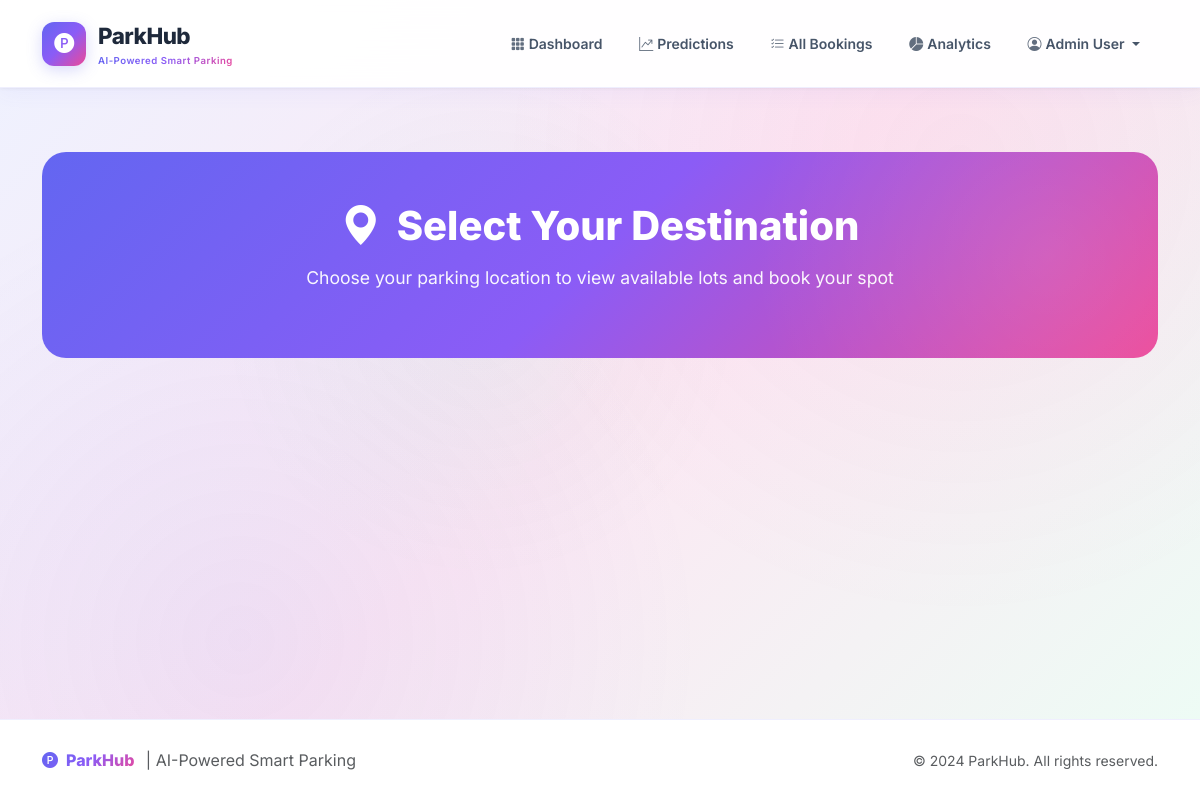
The page /locations (signed in) on the database as committed earlier.
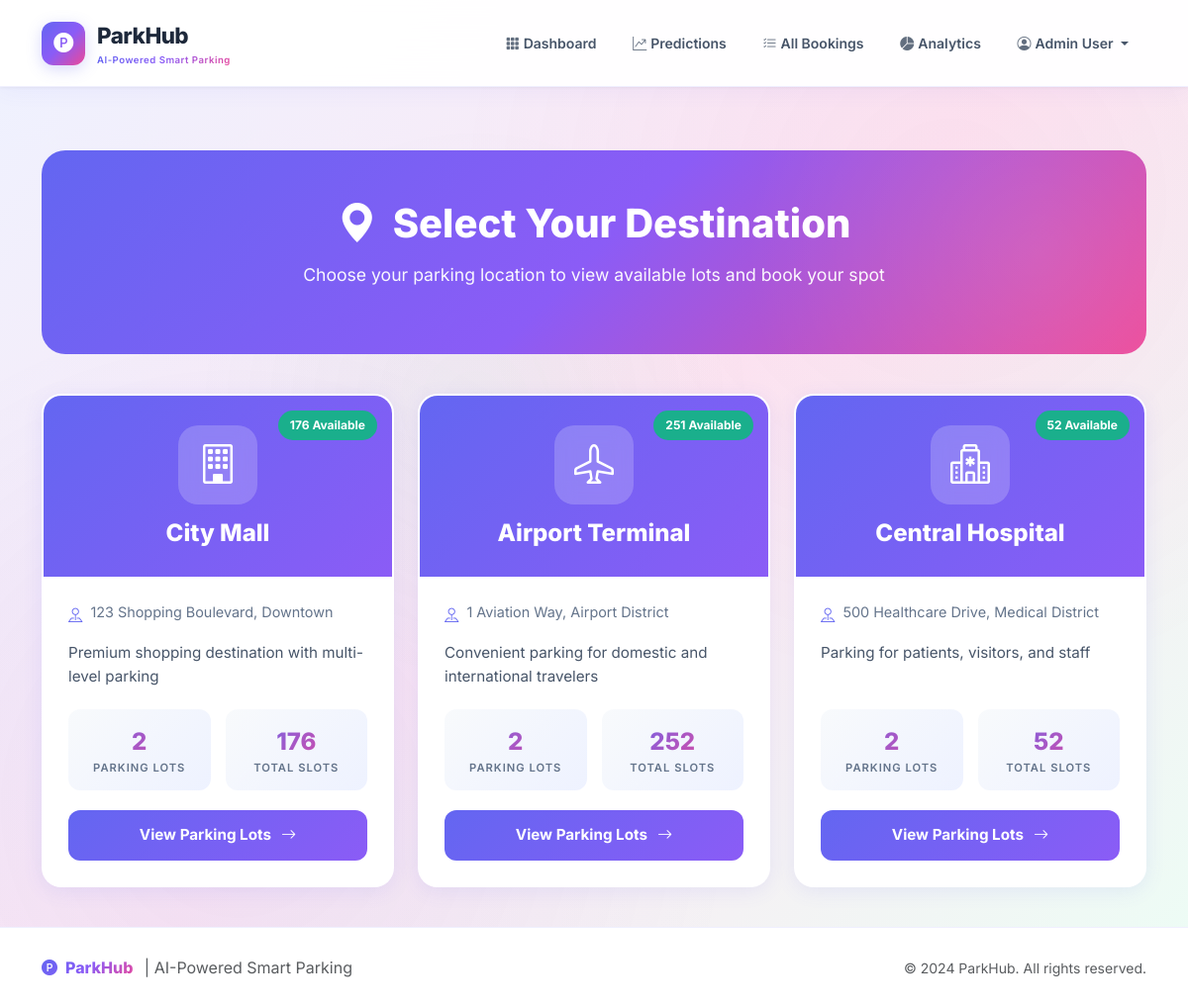
The same page on the database as committed later.
### database/models.py (models this page shows, shortened)
class User(UserMixin, db.Model):
    __tablename__ = 'users'
    id = db.Column(db.Integer, primary_key=True)
    email = db.Column(db.String(120), unique=True, nullable=False, index=True)
    name = db.Column(db.String(100), nullable=False)
    password_hash = db.Column(db.String(256), nullable=False)
    is_admin = db.Column(db.Boolean, default=False)
    booking_count = db.Column(db.Integer, default=0)
    created_at = db.Column(db.DateTime, default=datetime.utcnow)
    bookings = db.relationship('Booking', backref='user', lazy='dynamic')

class Location(db.Model):
    __tablename__ = 'locations'
    id = db.Column(db.Integer, primary_key=True)
    name = db.Column(db.String(100), nullable=False)
    address = db.Column(db.String(255))
    description = db.Column(db.Text)
    image_url = db.Column(db.String(255))
    icon = db.Column(db.String(50), default='bi-geo-alt')
    created_at = db.Column(db.DateTime, default=datetime.utcnow)
    parking_lots = db.relationship('ParkingLot', backref='location', lazy='dynamic', cascade='all, delete-orphan')

### app.py (the view)
@app.route('/locations')
@login_required
def locations():
    all_locations = Location.query.all()
    locations_data = []
    for loc in all_locations:
        total_slots = 0
        available_slots = 0
        for lot in loc.parking_lots:
            total_slots += lot.get_total_slots()
            available_slots += lot.get_available_slots()
        locations_data.append({
            'id': loc.id,
            'name': loc.name,
            'address': loc.address,
            'description': loc.description,
            'icon': loc.icon,
            'total_slots': total_slots,
            'available_slots': available_slots,
            'lot_count': loc.parking_lots.count()
        })
    return render_template('locations.html', locations=locations_data)

### app.py (called while the page is built)
@login_manager.user_loader
def load_user(user_id):
    return User.query.get(int(user_id))

### database/models.py (called while the page is built)
    def get_total_slots(self):
        return sum(level.slots.count() for level in self.levels)

    def get_available_slots(self):
        from datetime import datetime
        now = datetime.now()
        total = 0
        for level in self.levels:
            for slot in level.slots:
                active = Booking.query.filter(
                    Booking.slot_id == slot.id,
                    Booking.cancelled == False,
                    Booking.start_time <= now,
                    Booking.end_time > now
                ).first()
                if not active:
                    total += 1
        return total

### templates/locations.html (shortened to what this page needs)
{% extends "base.html" %}
{% block content %}
<div class="locations-hero">
    <div class="hero-content text-center">
        <h1 class="hero-title">
            <i class="bi bi-geo-alt-fill me-3"></i>Select Your Destination
        </h1>
        <p class="hero-subtitle mx-auto">
            Choose your parking location to view available lots and book your spot
        </p>
    </div>
</div>
<div class="row g-4">
    {% for loc in locations %}
    <div class="col-md-6 col-lg-4">
        <div class="location-card">
            <div class="location-card-header">
                {% set availability_pct = (loc.available_slots / loc.total_slots * 100) if loc.total_slots > 0 else 0 %}
                <span
                    class="availability-badge {% if availability_pct < 20 %}low{% elif availability_pct == 0 %}full{% endif %}">
                    {{ loc.available_slots }} Available
                </span>
                <div class="location-icon">
                    <i class="bi {{ loc.icon }}"></i>
                </div>
                <h3 class="location-name">{{ loc.name }}</h3>
            </div>
            <div class="location-card-body">
                <div class="location-address">
                    <i class="bi bi-pin-map"></i>
                    {{ loc.address }}
                </div>
                <p class="location-description">
                    {{ loc.description }}
                </p>
                <div class="location-stats">
                    <div class="stat-box">
                        <div class="stat-value">{{ loc.lot_count }}</div>
                        <div class="stat-label">Parking Lots</div>
                    </div>
                    <div class="stat-box">
                        <div class="stat-value">{{ loc.total_slots }}</div>
                        <div class="stat-label">Total Slots</div>
                    </div>
                </div>
                <div class="location-action">
                    <a href="{{ url_for('parking_lots', location_id=loc.id) }}" class="btn btn-select-location">
                        <span>View Parking Lots</span>
                        <i class="bi bi-arrow-right"></i>
                    </a>
                </div>
            </div>
        </div>
    </div>
    {% endfor %}
</div>
{% endblock %}

### templates/base.html (shortened to what this page needs)
<!DOCTYPE html>
<html lang="en">
<head>
    <link href="https://cdn.jsdelivr.net/npm/bootstrap@5.3.2/dist/css/bootstrap.min.css" rel="stylesheet">
    <link href="https://cdn.jsdelivr.net/npm/bootstrap-icons@1.11.1/font/bootstrap-icons.css" rel="stylesheet">
</head>
<body class="d-flex flex-column">
    <nav class="navbar navbar-expand-lg">
        <div class="container">
            <a class="navbar-brand" href="{{ url_for('dashboard') }}">
                <span class="brand-icon">
                    <i class="bi bi-p-circle-fill"></i>
                </span>
                <div>
                    ParkHub
                    <span class="brand-tagline">AI-Powered Smart Parking</span>
                </div>
            </a>
            <div class="collapse navbar-collapse" id="navbarNav">
                <ul class="navbar-nav ms-auto">
                    {% if current_user.is_authenticated %}
                    <li class="nav-item">
                        <a class="nav-link" href="{{ url_for('dashboard') }}">
                            <i class="bi bi-grid-3x3-gap-fill me-1"></i>Dashboard
                        </a>
                    </li>
                    <li class="nav-item">
                        <a class="nav-link" href="{{ url_for('predictions') }}">
                            <i class="bi bi-graph-up-arrow me-1"></i>Predictions
                        </a>
                    </li>
                    <li class="nav-item">
                        {% if current_user.is_admin %}
                        <a class="nav-link" href="{{ url_for('admin_bookings') }}">
                            <i class="bi bi-list-check me-1"></i>All Bookings
                        </a>
                        {% else %}
                        <a class="nav-link" href="{{ url_for('my_bookings') }}">
                            <i class="bi bi-calendar2-check me-1"></i>My Bookings
                        </a>
                        {% endif %}
                    </li>
                    {% if current_user.is_admin %}
                    <li class="nav-item">
                        <a class="nav-link" href="{{ url_for('admin_analytics') }}">
                            <i class="bi bi-pie-chart-fill me-1"></i>Analytics
                        </a>
                    </li>
                    {% endif %}
                    <li class="nav-item dropdown">
                        <a class="nav-link dropdown-toggle" href="#" data-bs-toggle="dropdown">
                            <i class="bi bi-person-circle me-1"></i>{{ current_user.name }}
                        </a>
                    </li>
                    {% endif %}
                </ul>
            </div>
        </div>
    </nav>
    <main class="main-content flex-grow-1">
        <div class="container">
            {% block content %}{% endblock %}
        </div>
    </main>
    <footer>
        <div class="container">
            <div class="row align-items-center">
                <div class="col-md-6 text-center text-md-start">
                    <span class="footer-brand">
                        <i class="bi bi-p-circle-fill me-2"></i>ParkHub
                    </span>
                    <span class="ms-2 text-muted">| AI-Powered Smart Parking</span>
                </div>
                <div class="col-md-6 text-center text-md-end mt-2 mt-md-0">
                    <small class="text-muted">© 2024 ParkHub. All rights reserved.</small>
                </div>
            </div>
        </div>
    </footer>
</body>
</html>

### templates/base.html (style rules this page uses)
:root { --primary: #6366F1; --primary-dark: #4F46E5; --primary-light: #818CF8; --primary-glow: rgba(99, 102, 241, 0.25); --accent: #EC4899; --accent-light: #F472B6; --accent-glow: rgba(236, 72, 153, 0.2); --success: #10B981; --success-light: #34D399; --success-glow: rgba(16, 185, 129, 0.25); --danger: #EF4444; --danger-light: #F87171; --danger-glow: rgba(239, 68, 68, 0.25); --warning: #F59E0B; --info: #06B6D4; --info-light: #22D3EE; --bg-primary: #F8FAFC; --bg-secondary: #FFFFFF; --bg-accent: linear-gradient(135deg, #EEF2FF 0%, #FCE7F3 50%, #ECFDF5 100%); --text-primary: #1E293B; --text-secondary: #475569; --text-muted: #94A3B8; --card-bg: #FFFFFF; --card-border: rgba(99, 102, 241, 0.12); --card-shadow: 0 4px 6px -1px rgba(0, 0, 0, 0.05), 0 10px 15px -3px rgba(99, 102, 241, 0.08); --card-shadow-hover: 0 10px 25px -5px rgba(99, 102, 241, 0.15), 0 20px 40px -10px rgba(236, 72, 153, 0.1); --gradient-primary: linear-gradient(135deg, #6366F1, #8B5CF6, #EC4899); --gradient-success: linear-gradient(135deg, #10B981, #34D399); --gradient-danger: linear-gradient(135deg, #EF4444, #F87171); --gradient-card-border: linear-gradient(135deg, #6366F1, #EC4899, #10B981); }
* { font-family: 'Inter', -apple-system, BlinkMacSystemFont, sans-serif; }
body { background: var(--bg-accent); min-height: 100vh; color: var(--text-primary); position: relative; }
body::before { content: ''; position: fixed; top: 0; left: 0; right: 0; bottom: 0; background: radial-gradient(circle at 20% 80%, rgba(99, 102, 241, 0.08) 0%, transparent 40%), radial-gradient(circle at 80% 20%, rgba(236, 72, 153, 0.06) 0%, transparent 40%), radial-gradient(circle at 40% 40%, rgba(16, 185, 129, 0.05) 0%, transparent 30%); pointer-events: none; z-index: 0; }
.navbar { background: rgba(255, 255, 255, 0.95) !important; backdrop-filter: blur(20px); border-bottom: 1px solid rgba(99, 102, 241, 0.1); padding: 0.85rem 0; position: sticky; top: 0; z-index: 1000; box-shadow: 0 1px 3px rgba(0, 0, 0, 0.05), 0 4px 20px rgba(99, 102, 241, 0.06); }
.navbar-brand { font-weight: 800; font-size: 1.4rem; letter-spacing: -0.5px; display: flex; align-items: center; gap: 0.75rem; color: var(--text-primary) !important; }
.navbar-brand .brand-icon { width: 44px; height: 44px; background: var(--gradient-primary); border-radius: 12px; display: flex; align-items: center; justify-content: center; font-size: 1.25rem; color: #fff; box-shadow: 0 4px 15px var(--primary-glow); transition: transform 0.3s ease, box-shadow 0.3s ease; }
.brand-tagline { font-size: 0.6rem; font-weight: 600; display: block; letter-spacing: 0.5px; margin-top: 2px; background: var(--gradient-primary); -webkit-background-clip: text; -webkit-text-fill-color: transparent; background-clip: text; }
.nav-link { color: var(--text-secondary) !important; font-weight: 600; font-size: 0.875rem; padding: 0.6rem 1rem !important; border-radius: 10px; transition: all 0.25s ease; margin: 0 0.15rem; position: relative; }
.nav-link i { opacity: 0.85; }
footer { background: var(--card-bg); color: var(--text-secondary); padding: 1.75rem 0; margin-top: auto; border-top: 1px solid rgba(99, 102, 241, 0.1); position: relative; z-index: 10; }
footer .footer-brand { font-weight: 800; font-size: 1rem; background: var(--gradient-primary); -webkit-background-clip: text; -webkit-text-fill-color: transparent; background-clip: text; }
.main-content { padding: 2.5rem 0; position: relative; z-index: 1; }

Rows that differ between the two databases and show on the page:
added Location: available_slots "176", name "City Mall", address "123 Shopping Boulevard, Downtown", description "Premium shopping destination with multi-level parking", lot_count "2", total_slots "176"
added Location: available_slots "251", name "Airport Terminal", address "1 Aviation Way, Airport District", description "Convenient parking for domestic and international travelers", lot_count "2", total_slots "252"
added Location: available_slots "52", name "Central Hospital", address "500 Healthcare Drive, Medical District", description "Parking for patients, visitors, and staff", lot_count "2", total_slots "52"
